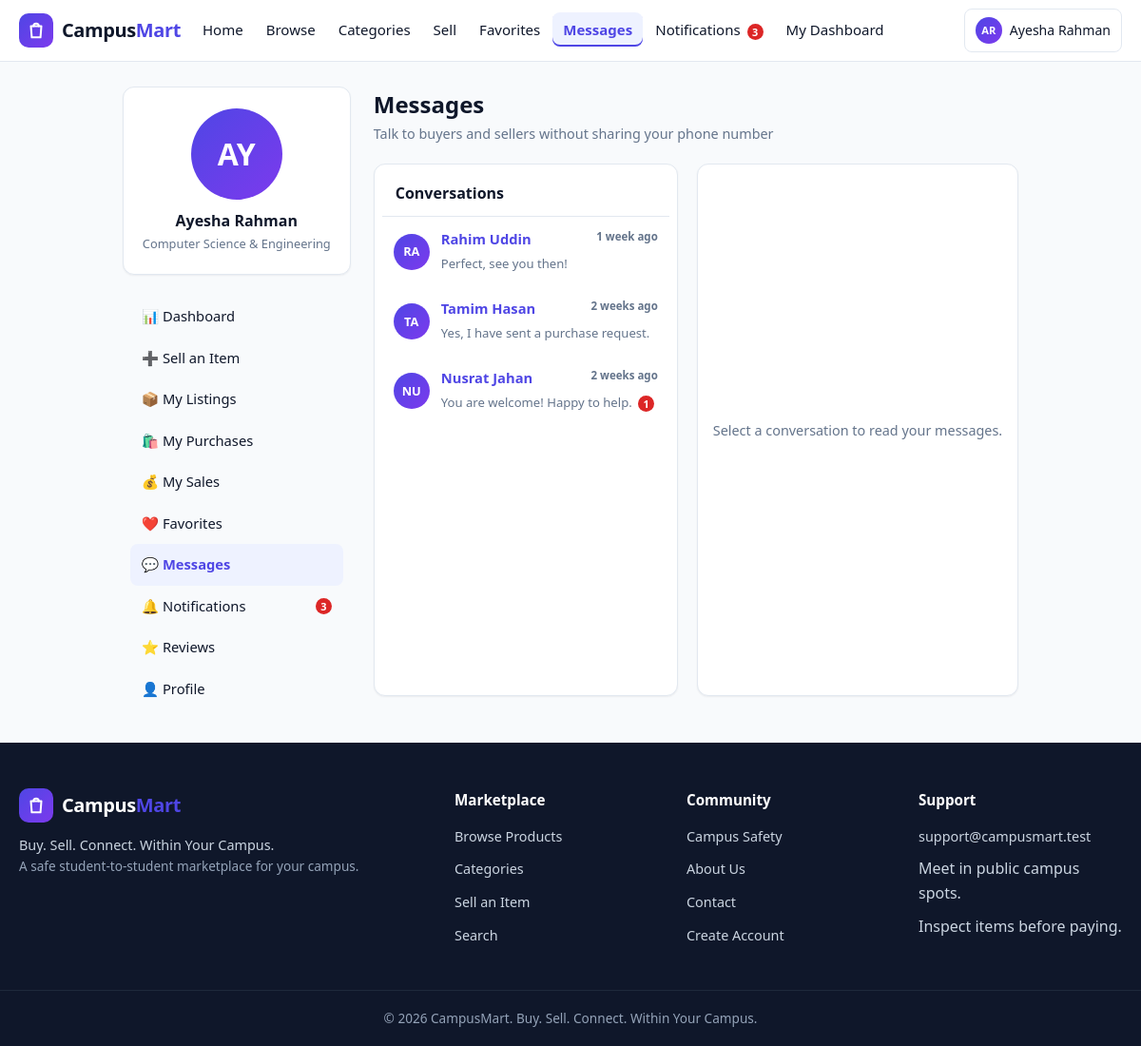
Page /user/messages.php (signed in) on the committed database.
### tables this page shows
CREATE TABLE users (
  id INT UNSIGNED NOT NULL AUTO_INCREMENT,
  full_name VARCHAR(100) NOT NULL,
  student_id VARCHAR(30) NOT NULL,
  email VARCHAR(150) NOT NULL,
  phone VARCHAR(20) DEFAULT NULL,
  password_hash VARCHAR(255) NOT NULL,
  department VARCHAR(100) DEFAULT NULL,
  batch VARCHAR(30) DEFAULT NULL,
  hall VARCHAR(100) DEFAULT NULL,
  profile_image VARCHAR(255) DEFAULT NULL,
  role ENUM('student','admin') NOT NULL DEFAULT 'student',
  status ENUM('active','suspended') NOT NULL DEFAULT 'active',
  is_verified TINYINT(1) NOT NULL DEFAULT 0,
  created_at DATETIME NOT NULL DEFAULT CURRENT_TIMESTAMP,
  updated_at DATETIME NOT NULL DEFAULT CURRENT_TIMESTAMP ON UPDATE CURRENT_TIMESTAMP,
  PRIMARY KEY (id),
  UNIQUE KEY uq_users_student_id (student_id),
  UNIQUE KEY uq_users_email (email),
  KEY idx_users_status (status),
  KEY idx_users_role (role)
);

CREATE TABLE conversations (
  id INT UNSIGNED NOT NULL AUTO_INCREMENT,
  user_a INT UNSIGNED NOT NULL,
  user_b INT UNSIGNED NOT NULL,
  product_id INT UNSIGNED DEFAULT NULL,
  last_message_at DATETIME DEFAULT NULL,
  created_at DATETIME NOT NULL DEFAULT CURRENT_TIMESTAMP,
  PRIMARY KEY (id),
  KEY idx_conversations_pair (user_a, user_b),
  KEY idx_conversations_product (product_id),
  CONSTRAINT fk_conversations_user_a FOREIGN KEY (user_a) REFERENCES users(id) ON DELETE CASCADE,
  CONSTRAINT fk_conversations_user_b FOREIGN KEY (user_b) REFERENCES users(id) ON DELETE CASCADE,
  CONSTRAINT fk_conversations_product FOREIGN KEY (product_id) REFERENCES products(id) ON DELETE SET NULL
);

### includes/functions.php (called while the page is built, shortened)
<?php
function db(): PDO
{
    static $pdo = null;
    if ($pdo === null) {
        try {
            $dsn = 'mysql:host=' . DB_HOST . ';dbname=' . DB_NAME . ';charset=' . DB_CHARSET;
            $pdo = new PDO($dsn, DB_USER, DB_PASS, [
                PDO::ATTR_ERRMODE            => PDO::ERRMODE_EXCEPTION,
                PDO::ATTR_DEFAULT_FETCH_MODE => PDO::FETCH_ASSOC,
                PDO::ATTR_EMULATE_PREPARES   => false,
            ]);
        } catch (PDOException $e) {
            http_response_code(500);
            require BASE_PATH . '/404.php';
            exit('Database connection failed.');
        }
    }
    return $pdo;
}
function e(mixed $value): string
{
    return htmlspecialchars((string)$value, ENT_QUOTES, 'UTF-8');
}
function is_logged_in(): bool
{
    return !empty($_SESSION['user_id']);
}
function current_user(): ?array
{
    static $user = null;
    if ($user === null) {
        $st = db()->prepare('SELECT * FROM users WHERE id = ?');
        $st->execute([(int)$_SESSION['user_id']]);
        $user = $st->fetch() ?: null;
    }
    return $user;
}
function require_login(): void
{
    $user = current_user();
}
function unread_notifications_count(int $userId): int
{
    $st = db()->prepare('SELECT COUNT(*) FROM notifications WHERE user_id = ? AND is_read = 0');
    $st->execute([$userId]);
    return (int)$st->fetchColumn();
}
function time_ago(?string $datetime): string
{
    $ts = strtotime($datetime);
    $diff = time() - $ts;
    $units = [
        31536000 => 'year', 2592000 => 'month', 604800 => 'week',
        86400 => 'day', 3600 => 'hour', 60 => 'minute',
    ];
    foreach ($units as $secs => $label) {
        if ($diff >= $secs) {
            $n = (int)floor($diff / $secs);
            return $n . ' ' . $label . ($n > 1 ? 's' : '') . ' ago';
        }
    }
    return 'just now';
}
function get_user(int $id): ?array
{
    $st = db()->prepare('SELECT id, full_name, student_id, email, phone, department, batch, hall, profile_image, role, status, is_verified, created_at FROM users WHERE id = ?');
    $st->execute([$id]);
    $user = $st->fetch() ?: null;
    return $user;
}

### user/messages.php (the view, shortened to what this page needs)
<?php
require_login();
$pdo = db();
$userId = current_user_id();
$st = $pdo->prepare(
    "SELECT c.id, c.product_id, c.last_message_at,
            CASE WHEN c.user_a = ? THEN c.user_b ELSE c.user_a END AS other_id,
            (SELECT body FROM messages m WHERE m.conversation_id = c.id ORDER BY m.id DESC LIMIT 1) AS last_body,
            (SELECT COUNT(*) FROM messages m WHERE m.conversation_id = c.id AND m.sender_id <> ? AND m.is_read = 0) AS unread
     FROM conversations c
     WHERE c.user_a = ? OR c.user_b = ?
     ORDER BY COALESCE(c.last_message_at, c.created_at) DESC"
);
$st->execute([$userId, $userId, $userId, $userId]);
$conversations = $st->fetchAll();
$active = null;
$activeConv = null;
$activeMessages = [];
$activeNav = 'messages';
require __DIR__ . '/../includes/header.php';
?>
<div class="dash-wrap">
  <?php require __DIR__ . '/_sidebar.php'; ?>
  <main class="dash-main">
    <div class="dash-header">
      <div>
        <h1>Messages</h1>
        <div class="sub">Talk to buyers and sellers without sharing your phone number</div>
      </div>
    </div>
    <?php if (empty($conversations) && $activeConv === null): ?>
      <div class="card empty-state">
        <div class="empty-icon">💬</div>
        <h3>No conversations yet</h3>
        <p>Open any listing and press "Contact Seller" to start a conversation.</p>
        <a class="btn btn-primary" href="<?= e(APP_BASE_URL . '/products.php') ?>">Browse Marketplace</a>
      </div>
    <?php else: ?>
      <div class="messages-layout">
        <div class="card conv-list">
          <div class="conv-list-head"><h3>Conversations</h3></div>
          <?php if (empty($conversations)): ?>
            <p class="text-small text-muted" style="padding:16px;">No conversations yet.</p>
          <?php else: ?>
            <?php foreach ($conversations as $c): ?>
              <?php $other = get_user((int)$c['other_id']); ?>
              <a class="conv-item <?= $activeConv && (int)$activeConv['id'] === (int)$c['id'] ? 'active' : '' ?> <?= (int)$c['unread'] > 0 ? 'unread' : '' ?>"
                 href="<?= e(APP_BASE_URL . '/user/messages.php?conv=' . (int)$c['id']) ?>">
                <span class="avatar avatar-sm" data-initials="<?= e(strtoupper(mb_substr($other['full_name'] ?? 'U', 0, 2))) ?>">
                </span>
                <span class="conv-body">
                  <span class="conv-name">
                    <span><?= e($other['full_name'] ?? 'User') ?></span>
                    <?php if ($c['last_message_at']): ?><span class="conv-time"><?= e(time_ago($c['last_message_at'])) ?></span><?php endif; ?>
                  </span>
                  <span class="conv-preview">
                    <?= e(mb_strimwidth($c['last_body'] ?? 'No messages yet', 0, 42, '…')) ?>
                    <?php if ((int)$c['unread'] > 0): ?><span class="nav-badge"><?= (int)$c['unread'] ?></span><?php endif; ?>
                  </span>
                </span>
              </a>
            <?php endforeach; ?>
          <?php endif; ?>
        </div>
        <?php if ($activeConv !== null && $active !== null): ?>
          <div class="thread" data-thread="<?= (int)$activeConv['id'] ?>">
            <div class="thread-header">
              <a class="back-btn" href="<?= e(APP_BASE_URL . '/user/messages.php') ?>" aria-label="Back to conversations">&larr;</a>
              <span class="avatar avatar-sm" data-initials="<?= e(strtoupper(mb_substr($active['full_name'] ?? 'U', 0, 2))) ?>">
                <?php if (!empty($active['profile_image'])): ?><img src="<?= e(image_url($active['profile_image'])) ?>" alt=""><?php endif; ?>
              </span>
              <span class="thread-user">
                <strong><?= e($active['full_name'] ?? 'User') ?></strong>
                <?php if (!empty($product)): ?>
                  <span class="text-small text-muted">about <a href="<?= e(APP_BASE_URL . '/product-details.php?id=' . (int)$product['id']) ?>"><?= e($product['title']) ?></a></span>
                <?php else: ?>
                  <span class="text-small text-muted"><?= e($active['department'] ?? 'Student') ?></span>
                <?php endif; ?>
              </span>
            </div>
            <div class="thread-messages" id="threadMessages" data-last-id="<?= (int)($lastMsgId ?? 0) ?>">
              <?php if (empty($activeMessages)): ?>
                <div class="thread-empty">Say hello and arrange a campus meetup.</div>
              <?php else: ?>
                <?php foreach ($activeMessages as $m): ?>
                  <div class="msg-bubble <?= (int)$m['sender_id'] === $userId ? 'msg-mine' : 'msg-theirs' ?>">
                    <?= e($m['body']) ?>
                    <span class="msg-time"><?= date('M j, g:i A', strtotime($m['created_at'])) ?></span>
                  </div>
                <?php endforeach; ?>
              <?php endif; ?>
            </div>
            <form class="thread-compose" id="composeForm" autocomplete="off">
              <textarea class="form-control" name="body" rows="2" maxlength="2000" placeholder="Write a message…"></textarea>
              <button class="btn btn-primary" type="submit">Send</button>
            </form>
            <div class="thread-safety text-small text-muted">
              🛡️ Meet in public campus areas and inspect items before handing over money.
            </div>
          </div>
        <?php else: ?>
          <div class="card thread thread-placeholder">
            <div class="thread-empty">Select a conversation to read your messages.</div>
          </div>
        <?php endif; ?>
      </div>
    <?php endif; ?>
  </main>
</div>
<?php require __DIR__ . '/../includes/footer.php'; ?>

### includes/navbar.php (shortened to what this page needs)
<?php
$navUser = current_user();
$navUnread = $navUser ? unread_notifications_count((int)$navUser['id']) : 0;
$navScript = basename($_SERVER['SCRIPT_NAME'] ?? '');
$navDir = basename(dirname($_SERVER['SCRIPT_NAME'] ?? ''));
if ($navDir === 'admin') {
    $navActive = $navScript;
} else {
    $navMap = [
        'index.php'        => 'home',
        'products.php'     => 'browse',
        'search.php'       => 'browse',
        'categories.php'   => 'categories',
        'sell.php'         => 'sell',
        'safety.php'       => 'safety',
        'about.php'        => 'about',
        'dashboard.php'    => 'my-dashboard',
        'add-listing.php'  => 'sell',
        'edit-listing.php' => 'sell',
        'favorites.php'    => 'favorites',
        'messages.php'     => 'messages',
        'notifications.php'=> 'notifications',
    ];
    $navActive = $navMap[$navScript] ?? '';
}
function nav_active(string $key, string $current): string
{
    return $current === $key ? ' class="active"' : '';
}
function nav_initials(array $user): string
{
    $words = preg_split('/\s+/', trim($user['full_name']));
    $initials = '';
    foreach (array_slice($words ?: [], 0, 2) as $w) {
        $initials .= mb_substr($w, 0, 1);
    }
    return strtoupper($initials ?: 'U');
}
?>
<header class="navbar">
  <div class="nav-container">
    <a class="navbar-brand" href="<?= e(APP_BASE_URL . '/index.php') ?>">
      <span class="brand-mark" aria-hidden="true">
        <svg viewBox="0 0 24 24" fill="none" stroke="currentColor" stroke-width="2.2" stroke-linecap="round" stroke-linejoin="round" width="22" height="22">
          <path d="M6 7h12l-1 13H7L6 7z"/>
          <path d="M9 7a3 3 0 0 1 6 0"/>
        </svg>
      </span>
      <span class="brand-name">Campus<em>Mart</em></span>
    </a>
    <nav class="nav-links" id="navLinks" aria-label="Main navigation">
      <ul class="nav-menu">
        <?php if ($navUser && $navUser['role'] === 'admin'): ?>
          <li><a href="<?= e(APP_BASE_URL . '/admin/dashboard.php') ?>"<?= nav_active('dashboard.php', $navActive) ?>>Dashboard</a></li>
          <li><a href="<?= e(APP_BASE_URL . '/admin/users.php') ?>"<?= nav_active('users.php', $navActive) ?>>Users</a></li>
          <li><a href="<?= e(APP_BASE_URL . '/admin/products.php') ?>"<?= nav_active('products.php', $navActive) ?>>Listings</a></li>
          <li><a href="<?= e(APP_BASE_URL . '/admin/categories.php') ?>"<?= nav_active('categories.php', $navActive) ?>>Categories</a></li>
          <li><a href="<?= e(APP_BASE_URL . '/admin/orders.php') ?>"<?= nav_active('orders.php', $navActive) ?>>Orders</a></li>
          <li><a href="<?= e(APP_BASE_URL . '/admin/reports.php') ?>"<?= nav_active('reports.php', $navActive) ?>>Reports</a></li>
          <li><a href="<?= e(APP_BASE_URL . '/admin/reviews.php') ?>"<?= nav_active('reviews.php', $navActive) ?>>Reviews</a></li>
          <li><a href="<?= e(APP_BASE_URL . '/admin/settings.php') ?>"<?= nav_active('settings.php', $navActive) ?>>Settings</a></li>
        <?php else: ?>
          <li><a href="<?= e(APP_BASE_URL . '/index.php') ?>"<?= nav_active('home', $navActive) ?>>Home</a></li>
          <li><a href="<?= e(APP_BASE_URL . '/products.php') ?>"<?= nav_active('browse', $navActive) ?>>Browse</a></li>
          <li><a href="<?= e(APP_BASE_URL . '/categories.php') ?>"<?= nav_active('categories', $navActive) ?>>Categories</a></li>
          <?php if ($navUser): ?>
            <li><a href="<?= e(APP_BASE_URL . '/user/add-listing.php') ?>"<?= nav_active('sell', $navActive) ?>>Sell</a></li>
            <li><a href="<?= e(APP_BASE_URL . '/user/favorites.php') ?>"<?= nav_active('favorites', $navActive) ?>>Favorites</a></li>
            <li><a href="<?= e(APP_BASE_URL . '/user/messages.php') ?>"<?= nav_active('messages', $navActive) ?>>Messages</a></li>
            <li><a href="<?= e(APP_BASE_URL . '/user/notifications.php') ?>"<?= nav_active('notifications', $navActive) ?>>
              Notifications
              <?php if ($navUnread > 0): ?><span class="nav-badge"><?= (int)$navUnread ?></span><?php endif; ?>
            </a></li>
            <li><a href="<?= e(APP_BASE_URL . '/user/dashboard.php') ?>"<?= nav_active('my-dashboard', $navActive) ?>>My Dashboard</a></li>
          <?php else: ?>
            <li><a href="<?= e(APP_BASE_URL . '/safety.php') ?>"<?= nav_active('safety', $navActive) ?>>Safety</a></li>
            <li><a href="<?= e(APP_BASE_URL . '/about.php') ?>"<?= nav_active('about', $navActive) ?>>About</a></li>
          <?php endif; ?>
        <?php endif; ?>
      </ul>
      <ul class="nav-actions">
        <?php if (!$navUser): ?>
          <li><a class="btn btn-ghost btn-sm" href="<?= e(APP_BASE_URL . '/login.php') ?>">Login</a></li>
          <li><a class="btn btn-primary btn-sm" href="<?= e(APP_BASE_URL . '/register.php') ?>">Register</a></li>
        <?php else: ?>
          <li class="nav-user">
            <a class="user-chip" href="<?= e(APP_BASE_URL . ($navUser['role'] === 'admin' ? '/admin/dashboard.php' : '/user/profile.php')) ?>">
              <span class="avatar avatar-xs" data-initials="<?= e(nav_initials($navUser)) ?>"></span>
              <span class="user-name"><?= e($navUser['full_name']) ?></span>
            </a>
          </li>
        <?php endif; ?>
      </ul>
    </nav>
  </div>
</header>

### user/_sidebar.php (shortened to what this page needs)
<?php
$u = current_user();
$unreadCount = unread_notifications_count((int)$u['id']);
$navItems = [
    'dashboard'     => ['📊', 'Dashboard', 'dashboard.php'],
    'add-listing'   => ['➕', 'Sell an Item', 'add-listing.php'],
    'listings'      => ['📦', 'My Listings', 'listings.php'],
    'purchases'     => ['🛍️', 'My Purchases', 'purchases.php'],
    'sales'         => ['💰', 'My Sales', 'sales.php'],
    'favorites'     => ['❤️', 'Favorites', 'favorites.php'],
    'messages'      => ['💬', 'Messages', 'messages.php'],
    'notifications' => ['🔔', 'Notifications', 'notifications.php'],
    'reviews'       => ['⭐', 'Reviews', 'reviews.php'],
    'profile'       => ['👤', 'Profile', 'profile.php'],
];
?>
<aside class="dash-side">
  <div class="card dash-profile">
    <span class="avatar avatar-lg" data-initials="<?= e(strtoupper(substr($u['full_name'], 0, 2))) ?>">
    </span>
    <div class="name"><?= e($u['full_name']) ?></div>
    <div class="role"><?= e($u['department'] ?? 'Student') ?></div>
  </div>
  <nav class="dash-nav">
    <?php foreach ($navItems as $key => $item): ?>
      <?php if ($key === 'notifications'): ?>
        <a href="<?= e(APP_BASE_URL . '/user/' . $item[2]) ?>" class="<?= $activeNav === $key ? 'active' : '' ?>"><?= $item[0] ?> <?= e($item[1]) ?>
          <?php if ($unreadCount > 0): ?><span class="nav-badge"><?= (int)$unreadCount ?></span><?php endif; ?>
        </a>
      <?php else: ?>
        <a href="<?= e(APP_BASE_URL . '/user/' . $item[2]) ?>" class="<?= $activeNav === $key ? 'active' : '' ?>"><?= $item[0] ?> <?= e($item[1]) ?></a>
      <?php endif; ?>
    <?php endforeach; ?>
  </nav>
</aside>

### rows in the picture
users: full_name "Ayesha Rahman", department "Computer Science & Engineering"
conversations: user_b.full_name "Rahim Uddin", last_message_at "1 week ago", last_body "Perfect, see you then!"
conversations: user_b.full_name "Tamim Hasan", last_message_at "2 weeks ago", last_body "Yes, I have sent a purchase request."
conversations: user_b.full_name "Nusrat Jahan", last_message_at "2 weeks ago", last_body "You are welcome! Happy to help.", unread "1"

### other values in the picture
$navUnread "3"
$item[0] "📊"
$item[1] "Dashboard"
$item[0] "➕"
$item[1] "Sell an Item"
$item[0] "📦"
$item[1] "My Listings"
$item[0] "🛍️"
$item[1] "My Purchases"
$item[0] "💰"
$item[1] "My Sales"
$item[0] "❤️"
$item[1] "Favorites"
$item[0] "💬"
$item[1] "Messages"
